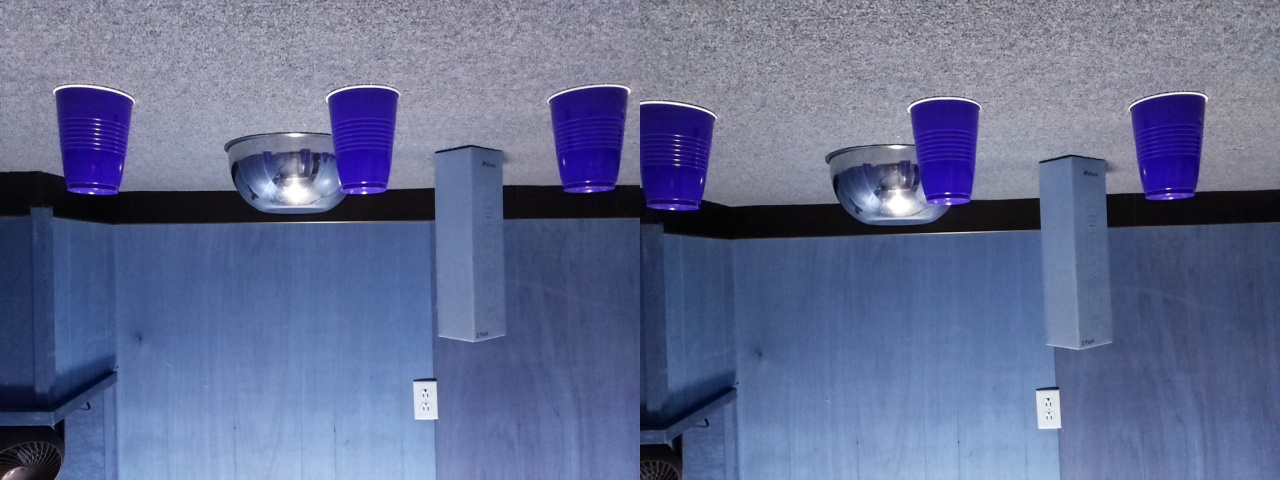
#> input picture calibration_inputs/cups_photo.jpg, 1280 x 480 px
$ python manual_calibration.py
#> lines starting #> are read from the running program, lines starting #| are printed output that depends on the picture

import velodyne_decoder as vd
import numpy as np
import math
import cv2
from calibration_settings import *

#############
#
# Helper script to perform manual calibration of the sensors given camera and LiDAR data inputs
#
#############

# Load camera image and make corrections
source = cv2.imread("./calibration_inputs/cups_photo.jpg")
#> source is the input picture: shape (480, 1280, 3); mean B, G, R 144.1, 107.5, 98
source = cv2.rotate(source, cv2.ROTATE_90_CLOCKWISE)
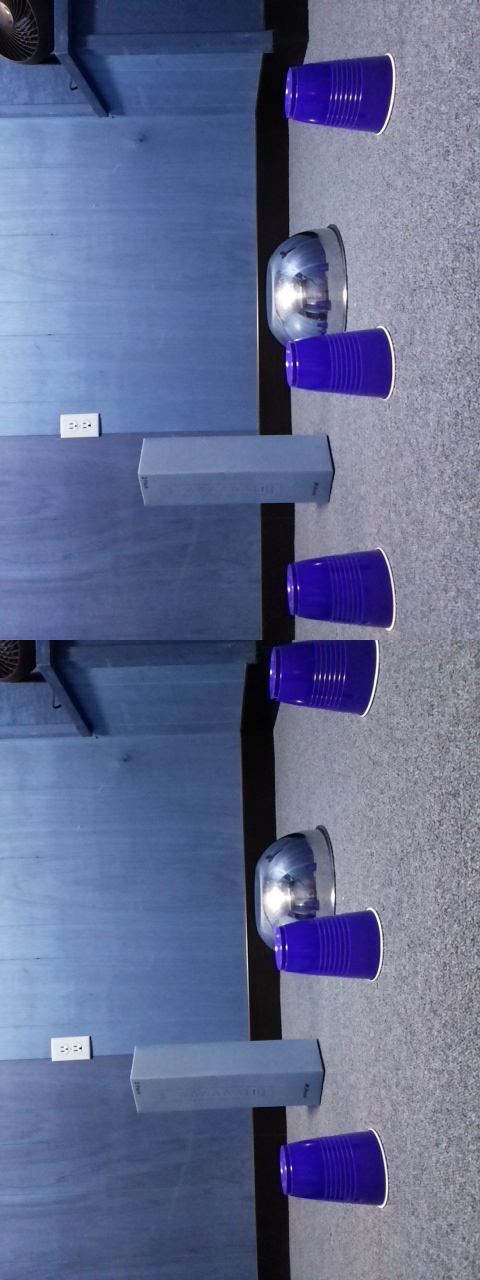
#> source: shape (1280, 480, 3); mean B, G, R 144.1, 107.5, 98
source = cv2.rotate(source, cv2.ROTATE_90_CLOCKWISE)
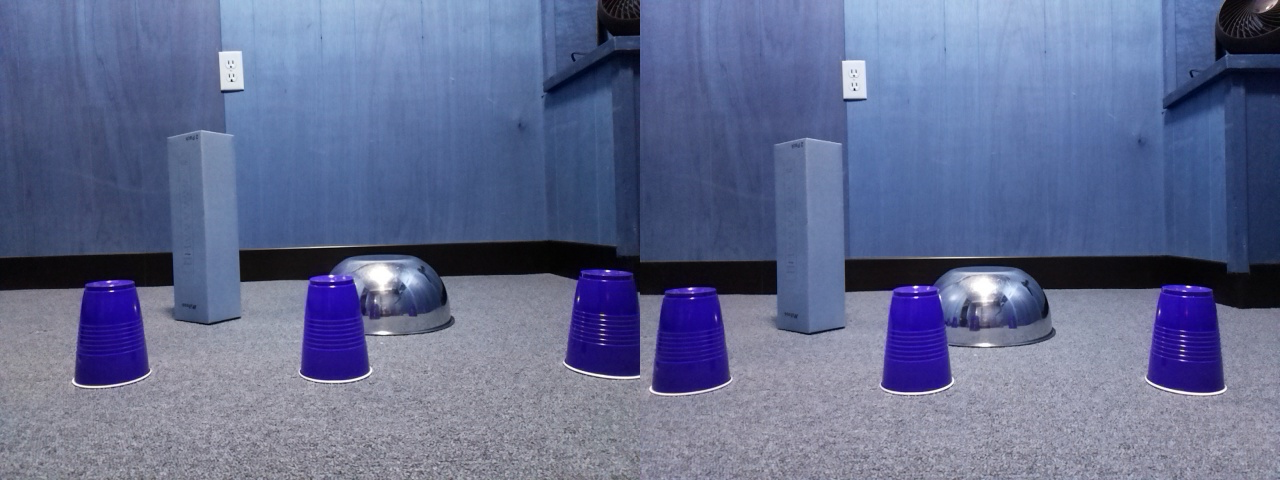
#> source: shape (480, 1280, 3); mean B, G, R 144.1, 107.5, 98
source = cv2.cvtColor(source, cv2.COLOR_BGR2RGB)
source = cv2.cvtColor(source, cv2.COLOR_BGR2GRAY)
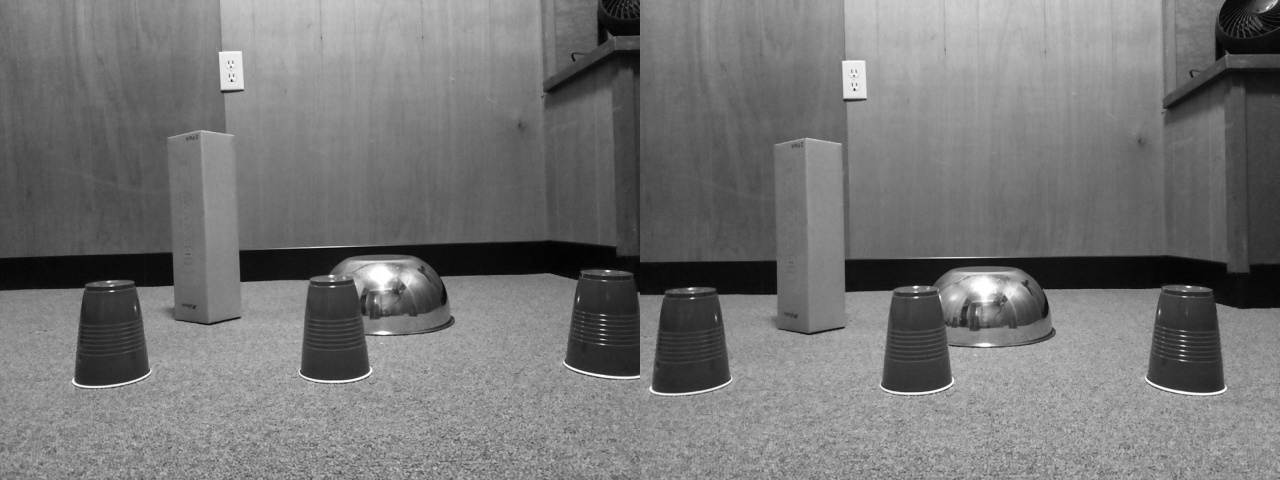
#> source: shape (480, 1280); min 1, max 255, mean 117.4
source = source // 4
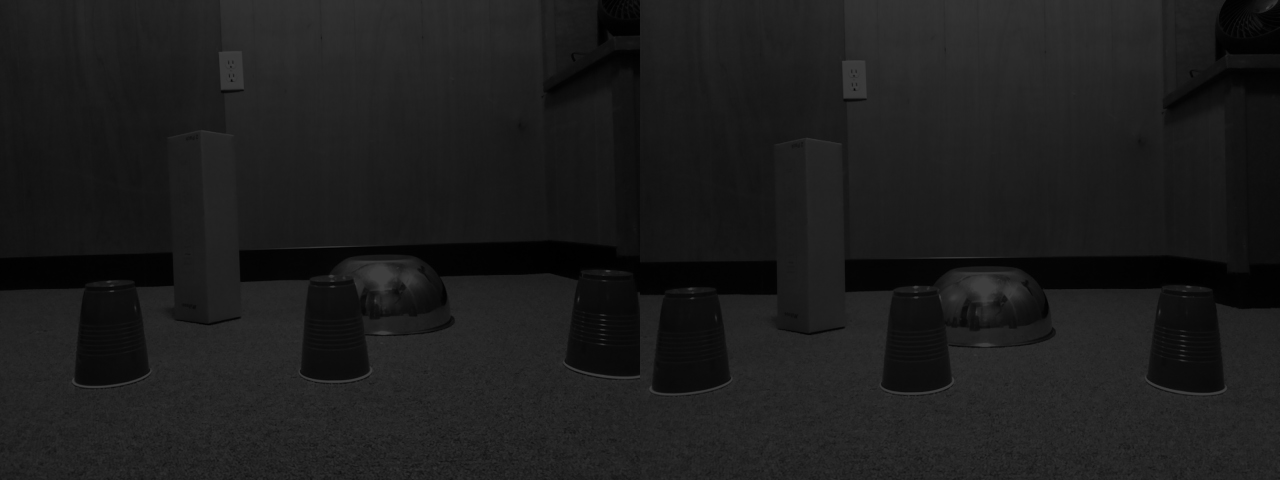
#> source: shape (480, 1280); min 0, max 63, mean 29
source = cv2.cvtColor(source, cv2.COLOR_GRAY2RGB)
#> source: shape (480, 1280, 3)

# Extract both images
width = source.shape[1]//2
#> width = 640
cam = source[:, :width, :]
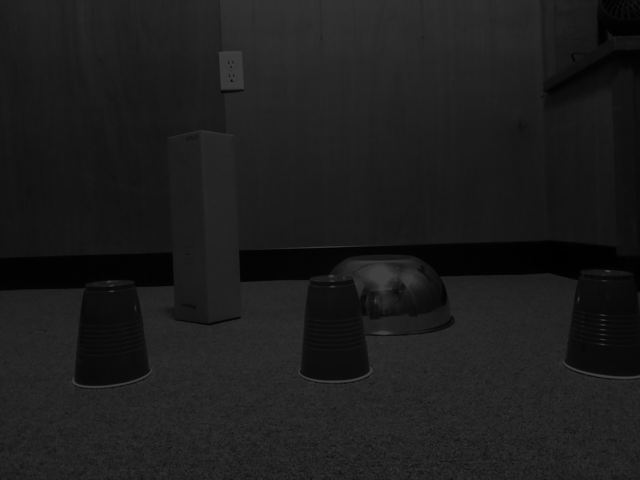
#> cam: shape (480, 640, 3); min 0, max 63, mean 28.6
cam_right = source[:, width:, :]
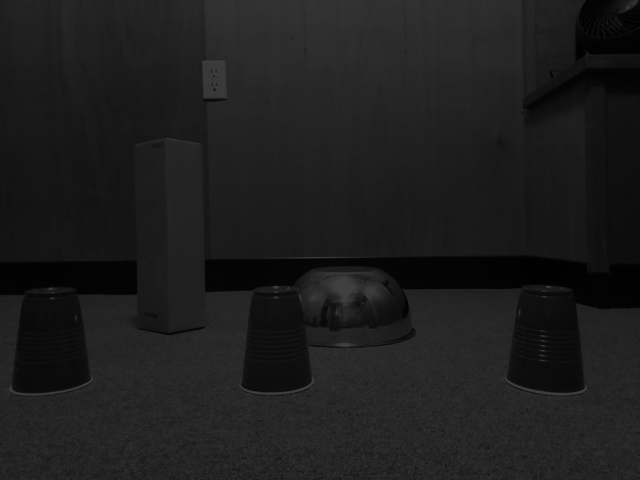
#> cam_right: shape (480, 640, 3); min 0, max 63, mean 29.4

# Crop bottom of image
cam = cam[crop_bottom:, :, :]
cam_right = cam_right[crop_bottom:, :, :]

h, w, c = cam.shape
#> h = 480; w = 640; c = 3

# cv2.imshow("Cam", cam)
# cv2.waitKey(0)

# Data input
pcap_file = r'.\calibration_inputs\velo.pcap'

# Read first frame of the pcap
#> (the run stopped early here; a loop or call above may not have finished)
